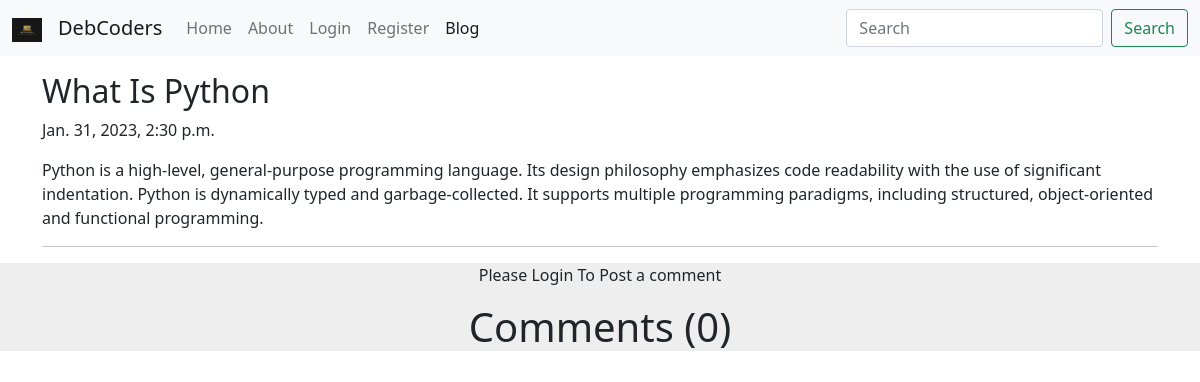
/blogPost/1, run on the app's committed database.
### home/models.py (models this page shows, shortened)
class Post(models.Model):
    sno = models.AutoField(primary_key=True)
    title = models.CharField(max_length=255)
    content = models.TextField()
    timeStampt = models.DateTimeField(blank=True)

### home/views.py (the view)
# urls.py: path('blogPost/<sno>', views.blogPost, name='blogPost'),
def blogPost(request, sno):
    post = Post.objects.filter(sno=sno).first()
    comments = BlogComment.objects.filter(post=post, parent=None)
    replies = BlogComment.objects.filter(post=post).exclude(parent=None)
    replyDict = {}
    for reply in replies:
        if reply.parent.sno not in replyDict.keys():
            replyDict[reply.parent.sno] = [reply]
        else:
            replyDict[reply.parent.sno].append(reply)
    context = {'post' : post, 'comments' : comments, 'replyDict' : replyDict}
    return render(request, "blogPost.html", context)

### templates/blogPost.html (shortened to what this page needs)
{% extends 'base.html' %}
{% block blog_active %} active {% endblock %}
{% block content %}
{% load humanize %}
{% load extras %}
<div class="container my-3">
    <h2 class="blog-post-title">{{post.title}}</h2>
    <p class="blog-post-meta">{{post.timeStampt}}</p>
    <p>{{post.content|safe}}</p>
    <hr>
</div>
<section style="background-color: #eee;">
    {% if user.is_authenticated %}
    <div class="container my-5 py-5">
        <div class="row d-flex justify-content-center">
            <div class="col-md-12 col-lg-10 col-xl-8">
                <div class="card">
                    <div class="card-footer py-3 border-0" style="background-color: #f8f9fa;">
                        <form action="/postComment" method="post">
                            {% csrf_token %}
                            <div class="d-flex flex-start w-100">
                                <img class="rounded-circle shadow-1-strong me-3"
                                    src="https://encrypted-tbn0.gstatic.com/images?q=tbn:ANd9GcSXNmx_07pTh34-nZYg7cBxq3fN3Nn05IFbW_ghFzI-gw&s"
                                    alt="avatar" width="40" height="40" />
                                <div class="form-outline w-100">
                                    <textarea class="form-control" id="textAreaExample" rows="4"
                                        style="background: #fff;" name="comment"></textarea>
                                </div>
                            </div>
                            <input type="hidden" name="postSno" value="{{post.sno}}">
                            <input type="hidden" name="parentSno" value="">
                            <button type="submit" class="btn btn-primary btn-sm float-end mt-2 pt-1">Post
                                comment</button>
                        </form>
                    </div>
                </div>
            </div>
        </div>
    </div>
    {% else %}
    <p class="text-center">Please Login To Post a comment</p>
    {% endif %}
    <h1 class="text-center">Comments ({{comments.count}})</h1>
</section>
{% endblock %}

### data on the page
Post: title "What Is Python", timeStampt "Jan. 31, 2023, 2:30 p.m.", content "Python is a high-level, general-purpose programming language. Its design philosophy emphasizes code readability with the use of significant indentation. Python is dynamically typed and garbage-collected. It supports multiple programming paradigms, including structured, object-oriented and functional programming."

### other printed values
{{ comments.count }} "0"
